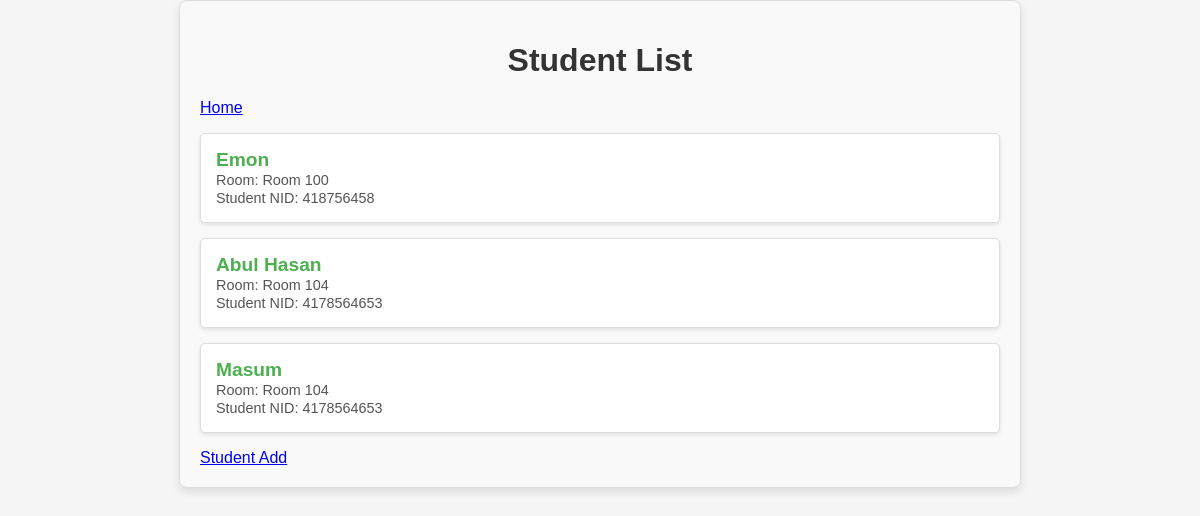
The app's page /students/ (signed in) with its own data.
### hostel/models.py (models this page shows, shortened)
class Student(models.Model):
    name = models.CharField(max_length=100)
    email = models.EmailField(unique=True)
    contact_number = models.CharField(max_length=15)
    nid = models.CharField(max_length=15)
    room = models.ForeignKey(Room, on_delete=models.SET_NULL, null=True)

class Room (models.Model):
    room_number = models.CharField(max_length=10, unique=True)
    capacity = models.IntegerField()
    occupied_beds = models.IntegerField(default=0)
    def __str__(self):
        return f"Room {self.room_number}"

### hostel/views.py (the view)
# urls.py: path('students/', StudentListView.as_view(), name='student_list'),
@method_decorator(login_required, name='dispatch')
class StudentListView(ListView):
    model = Student
    template_name = 'hostel/student_list.html'
    context_object_name = 'students'

### hostel/templates/hostel/student_list.html (shortened to what this page needs)
<!DOCTYPE html>
<html lang="en">
  <head>
    {% load static %}
    <link rel="stylesheet" href="{% static 'hostel/css/style.css' %}" />
  </head>
  <body>
    <div class="container">
      <h1 class="title">Student List</h1>
      <a href="{% url 'home' %}" class="btn btn-outline-primary">Home</a>
      <ul class="student-list">
        {% for student in students %}
          <li class="student-item">
            <span class="student-name">{{ student.name }}</span><br />
            <span class="room-info">Room: {{ student.room }}</span><br />
            <span class="student-nid">Student NID: {{ student.nid }}</span>
          </li>
        {% endfor %}
      </ul>
      <a href="{% url 'student_add' %}">Student Add</a>
    </div>
  </body>
</html>

### hostel/static/hostel/css/style.css (style rules this page uses)
body { font-family: Arial, sans-serif; margin: 0; padding: 0; background-color: #f5f5f5; }
.container { max-width: 800px; margin: 0 auto; padding: 20px; font-family: Arial, sans-serif; background-color: #f9f9f9; border: 1px solid #ddd; border-radius: 8px; box-shadow: 0 4px 8px rgba(0, 0, 0, 0.1); }
.title { text-align: center; font-size: 2em; color: #333; margin-bottom: 20px; }
.student-list { list-style-type: none; padding: 0; }
.student-item { background-color: #fff; padding: 15px; margin-bottom: 15px; border: 1px solid #ddd; border-radius: 5px; box-shadow: 0 2px 4px rgba(0, 0, 0, 0.1); }
.student-name { font-weight: bold; font-size: 1.2em; color: #4caf50; }
.room-info, .student-nid { font-size: 0.9em; color: #555; }

### records on screen
Student: name "Emon", room "Room 100", nid "418756458"
Student: name "Abul Hasan", room "Room 104", nid "4178564653"
Student: name "Masum", room "Room 104", nid "4178564653"
